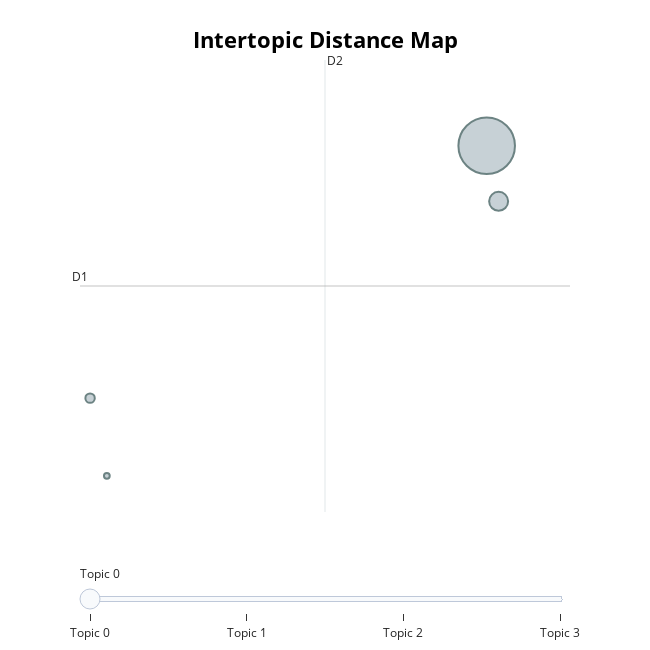

Notebook code for this chart:
### Code cell
semantic_topic_engine.visualize_topics()

### Figure 1 — Plotly figure (JSON) as saved in the notebook; plotly's stock layout.template omitted (floating-point values rounded to 4 significant figures)
{"data": [{"customdata": [[0, "would | people | like | know | also", 1738], [1, "team | game | year | play | season", 196], [2, "woof | david | course |  | ", 48], [3, "appeared | today |  |  | ", 18]], "hovertemplate": "<b>Topic %{customdata[0]}</b><br>%{customdata[1]}<br>Size: %{customdata[2]}", "legendgroup": "", "marker": {"color": "#B0BEC5", "line": {"color": "DarkSlateGrey", "width": 2}, "size": [1738, 196, 48, 18], "sizemode": "area", "sizeref": 1.086, "symbol": "circle"}, "mode": "markers", "name": "", "orientation": "v", "showlegend": false, "type": "scatter", "x": [13.01, 13.34, 1.885, 2.356], "xaxis": "x", "y": [3.459, 3.122, 1.931, 1.462], "yaxis": "y"}], "layout": {"annotations": [{"showarrow": false, "text": "D1", "x": 1.603, "y": 2.61, "yshift": 10}, {"showarrow": false, "text": "D2", "x": 8.474, "xshift": 10, "y": 3.978}], "height": 650, "hoverlabel": {"bgcolor": "white", "font": {"family": "Rockwell", "size": 16}}, "legend": {"itemsizing": "constant", "tracegroupgap": 0}, "margin": {"t": 60}, "shapes": [{"line": {"color": "#CFD8DC", "width": 2}, "type": "line", "x0": 8.474, "x1": 8.474, "y0": 1.242, "y1": 3.978}, {"line": {"color": "#9E9E9E", "width": 2}, "type": "line", "x0": 1.603, "x1": 15.34, "y0": 2.61, "y1": 2.61}], "sliders": [{"active": 0, "pad": {"t": 50}, "steps": [{"args": [{"marker.color": [["red", "#B0BEC5", "#B0BEC5", "#B0BEC5"]]}], "label": "Topic 0", "method": "update"}, {"args": [{"marker.color": [["#B0BEC5", "red", "#B0BEC5", "#B0BEC5"]]}], "label": "Topic 1", "method": "update"}, {"args": [{"marker.color": [["#B0BEC5", "#B0BEC5", "red", "#B0BEC5"]]}], "label": "Topic 2", "method": "update"}, {"args": [{"marker.color": [["#B0BEC5", "#B0BEC5", "#B0BEC5", "red"]]}], "label": "Topic 3", "method": "update"}]}], "title": {"font": {"color": "Black", "size": 22}, "text": "<b>Intertopic Distance Map</b>", "x": 0.5, "xanchor": "center", "y": 0.95, "yanchor": "top"}, "width": 650, "xaxis": {"anchor": "y", "domain": [0, 1], "range": [1.603, 15.34], "title": {"text": ""}, "visible": false}, "yaxis": {"anchor": "x", "domain": [0, 1], "range": [1.242, 3.978], "title": {"text": ""}, "visible": false}}}
